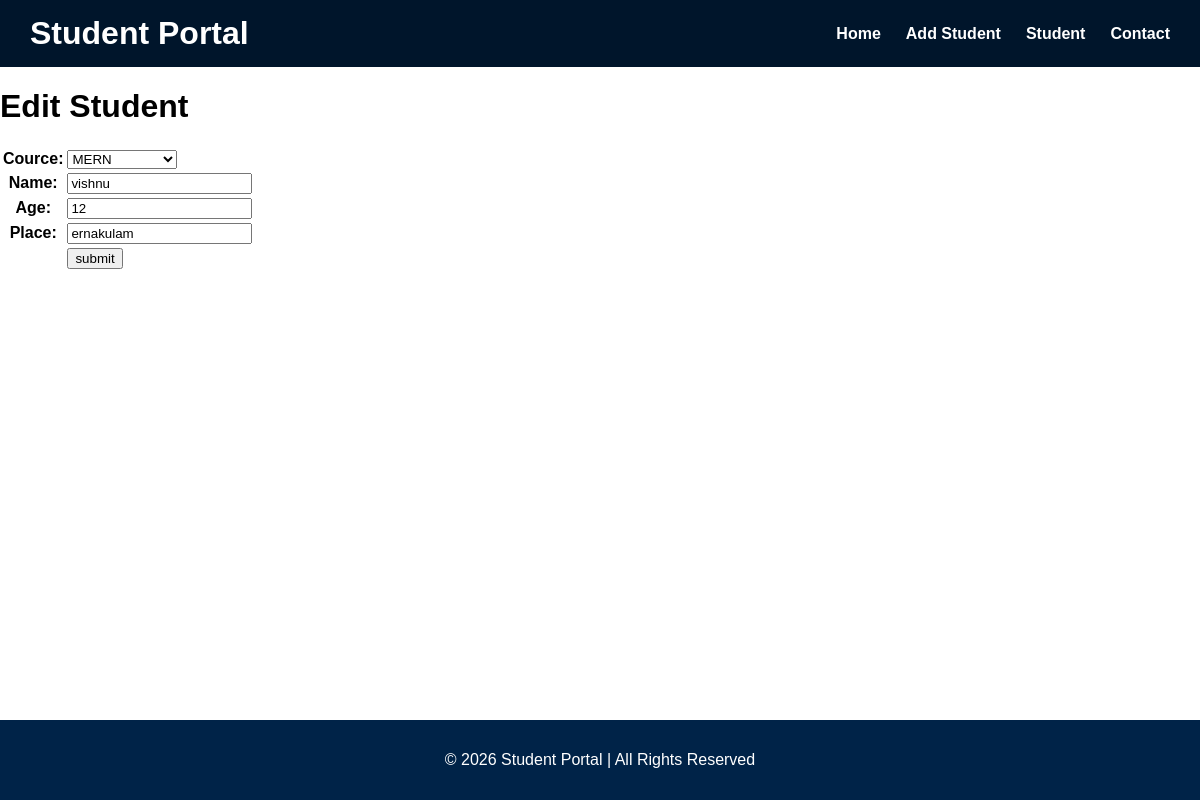
The app's page /app/edit-student/4 with its own data.
### app/models.py (models this page shows, shortened)
class Student(models.Model):
    cource = models.ForeignKey(Cource, on_delete=models.CASCADE)
    name = models.CharField(max_length=255)
    age = models.IntegerField()
    place = models.CharField(max_length=255)

class Cource(models.Model):
    name = models.CharField(max_length=255)
    duration = models.CharField(max_length=255)
    def __str__(self):
        return self.name

### app/views.py (the view, shortened to what this page needs)
# urls.py: path("edit-student/<int:id>", views.edit_student, name="edit_student"),
def edit_student(request, id):
    student = Student.objects.get(pk=id)
    form = StudentForm(instance=student)
    context = {"form": form}
    return render(request, "app/edit_student.html", context)

### app/forms.py
class StudentForm(forms.ModelForm):
    class Meta:
        model = Student
        fields = "__all__"

### app/templates/app/edit_student.html (shortened to what this page needs)
{% extends 'app/base.html' %}
{% block content %}
<h1>
    Edit Student
</h1>
<table>
    <form action="" method="post">
        {{form.as_table}}
        <tr>
            <td></td><td><input type="submit" value="submit"></td>
        </tr>
</form>
</table>
{% endblock content %}

### app/static/app/css/style.css (style rules this page uses)
body { margin:0; font-family:Arial, Helvetica, sans-serif; }

### records on screen
Student: cource "MERN", age "12", place "ernakulam"
Cource: name "vishnu"
